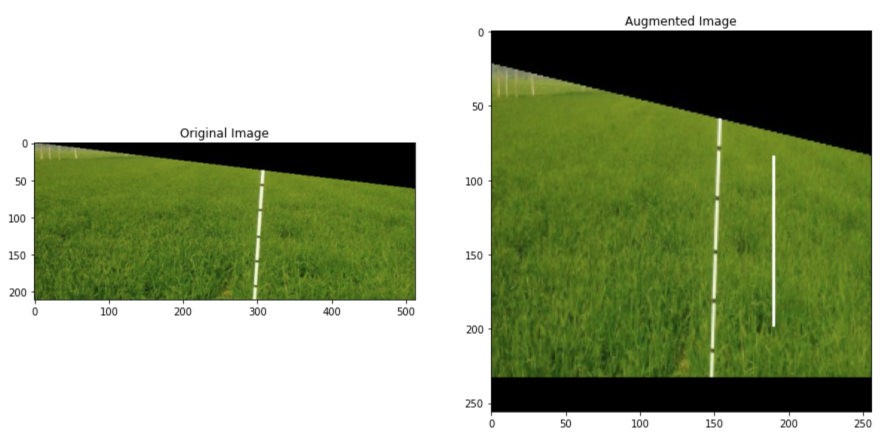
#> input picture Image Classification/CGIAR Wheat Growth Stage Challenge/bes/zindi_wheat_growth-master/imgs/augmentation_2.png, 1792 x 876 px, given in place of augmentation_2.png.png, which was not available (shown at 1/2 size)
$ python -i feature_data.py   (imports and definitions only)   (older library calls are emulated)
#> lines starting #> are read from the running program, lines starting #| are printed output that depends on the picture; pictures that were not available may be replaced by others from this repository, and a replacement may not be noted
import numpy as np
import cv2
import os
from skimage import io, color
import pandas as pd

from tensorflow.keras import layers
import tensorflow as tf
from tensorflow import keras

import coords

from scipy import ndimage


CONST_X = 10.986328125 / 2
CONST_Y = 10.985731758 / 2

W = 80

a = np.arange(W)
a = a[:, np.newaxis]
o = np.ones((1,W))

iY = np.matmul(a,o)
iX = iY.T


# [4 lines left out: function get_mask, not called in this run]


def image_features(id, folder_start=''):

#> called with folder_start = ''
    folders = [
        'planet-jun17/',
        'planet-dec17/',
        'planet-jun18/',
        'planet-dec18/']


    X = []
    for folder in folders:
        I =(io.imread(folder_start+folder+id+'.png'))
#> I is the input picture: shape (876, 1792, 4); mean R, G, B, A 155.7, 167.3, 133.5, 255

        sobelx = cv2.Sobel(I.astype(float)/255,cv2.CV_64F,1,0,ksize=1)
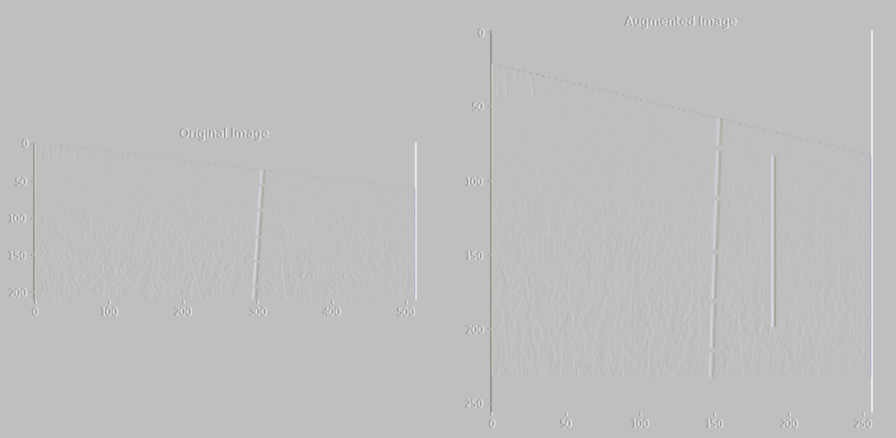
#> sobelx: shape (876, 1792, 4) float64 (shown at 1/2 size); mean R, G, B, A -6.86e-21, -8.44e-20, -3.97e-20, 0; transparent parts drawn white
        sobely = cv2.Sobel(I.astype(float)/255,cv2.CV_64F,0,1,ksize=1)

        E = np.sum(sobelx**2 + sobely**2, axis=2, keepdims=True)
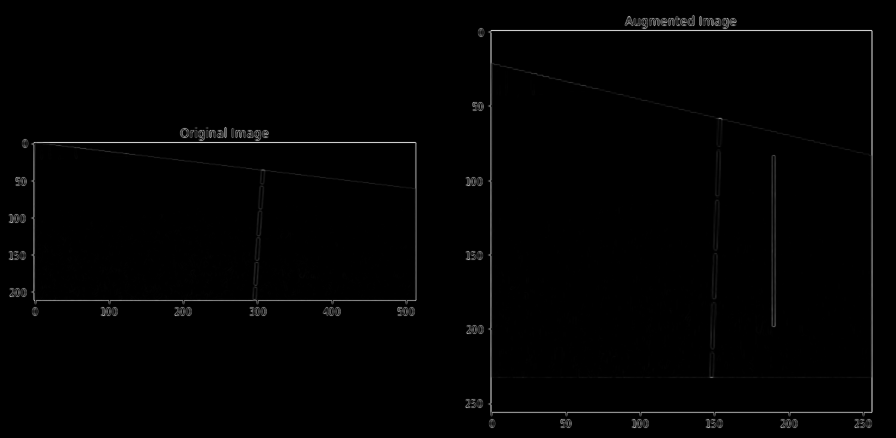
#> E: shape (876, 1792, 1) float64 (shown at 1/2 size); min 0, max 2.07, mean 0.0191; drawn with min black and max white
#> (the run stopped early here; a loop or call above may not have finished)

$ run again, on Image Classification/CGIAR Wheat Growth Stage Challenge/bes/zindi_wheat_growth-master/imgs/gradcam_quality.png
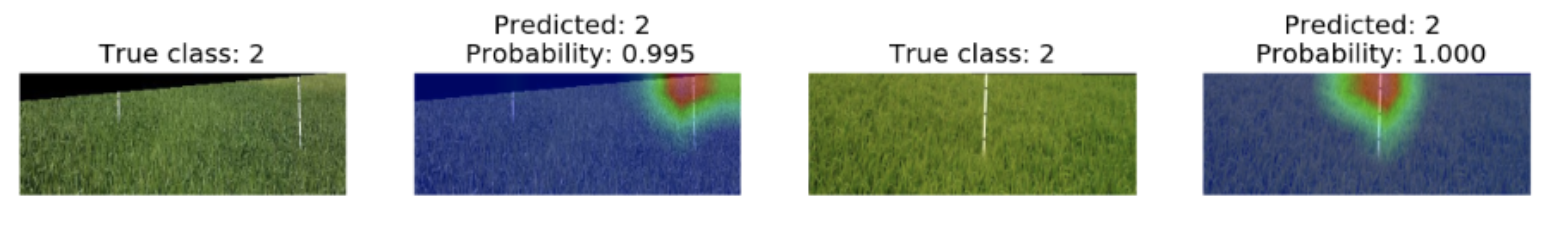
#> input picture Image Classification/CGIAR Wheat Growth Stage Challenge/bes/zindi_wheat_growth-master/imgs/gradcam_quality.png, 1544 x 246 px, given in place of gradcam_quality.png.png, which was not available
#> in image_features, I is the input picture: shape (246, 1544, 4); mean R, G, B, A 174.1, 182.1, 177, 255
#> in image_features, `sobely = cv2.Sobel(I.astype(float)/255,cv2.CV_64F,0,1,ksize=1)`:
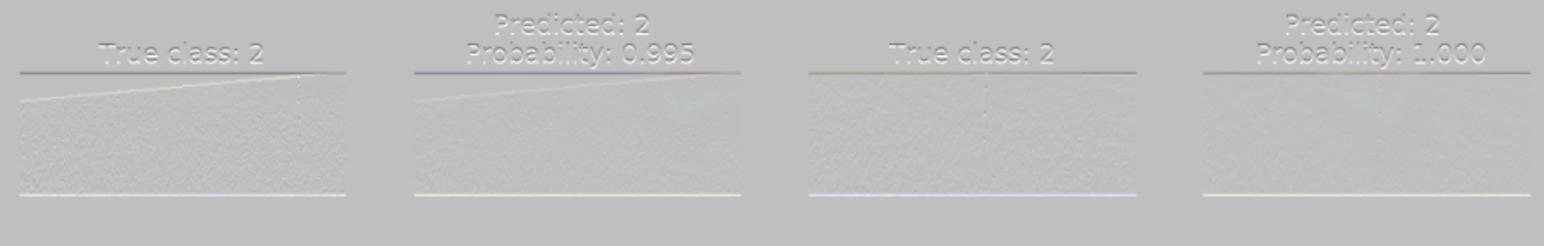
#> sobely: shape (246, 1544, 4) float64; mean R, G, B, A 5.08e-16, 4.15e-16, 7.22e-17, 0; transparent parts drawn white
#> in image_features, `E = np.sum(sobelx**2 + sobely**2, axis=2, keepdims=True)`:
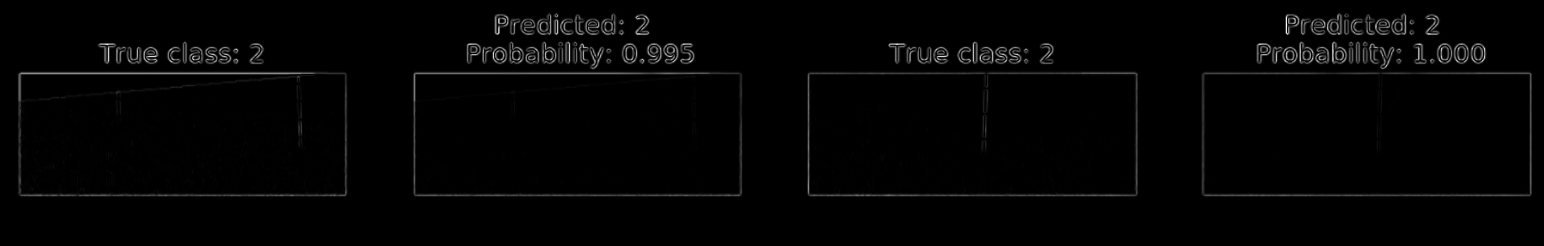
#> E: shape (246, 1544, 1) float64; min 0, max 2.77, mean 0.0439; drawn with min black and max white
